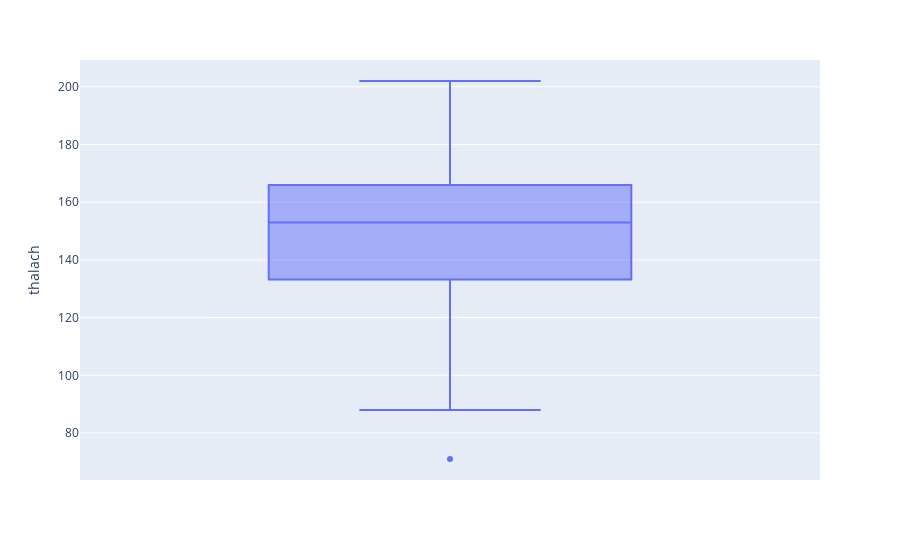

Notebook source saved alongside this figure:
### Code cell
import plotly.express as px

fig = px.box(subset, y='thalach', )
fig.show()

### Figure 1 — Plotly figure (JSON) as saved in the notebook; plotly's stock layout.template omitted (floating-point values rounded to 4 significant figures; data arrays with more than 128 entries replaced by an {"elided": "..."} marker saying what was removed)
{"data": [{"alignmentgroup": "True", "hovertemplate": "thalach=%{y}<extra></extra>", "legendgroup": "", "marker": {"color": "#636efa"}, "name": "", "notched": false, "offsetgroup": "", "orientation": "v", "showlegend": false, "type": "box", "x0": " ", "xaxis": "x", "y": {"elided": "303 int values"}, "y0": " ", "yaxis": "y"}], "layout": {"boxmode": "group", "legend": {"tracegroupgap": 0}, "margin": {"t": 60}, "xaxis": {"anchor": "y", "domain": [0, 1]}, "yaxis": {"anchor": "x", "domain": [0, 1], "title": {"text": "thalach"}}}}
